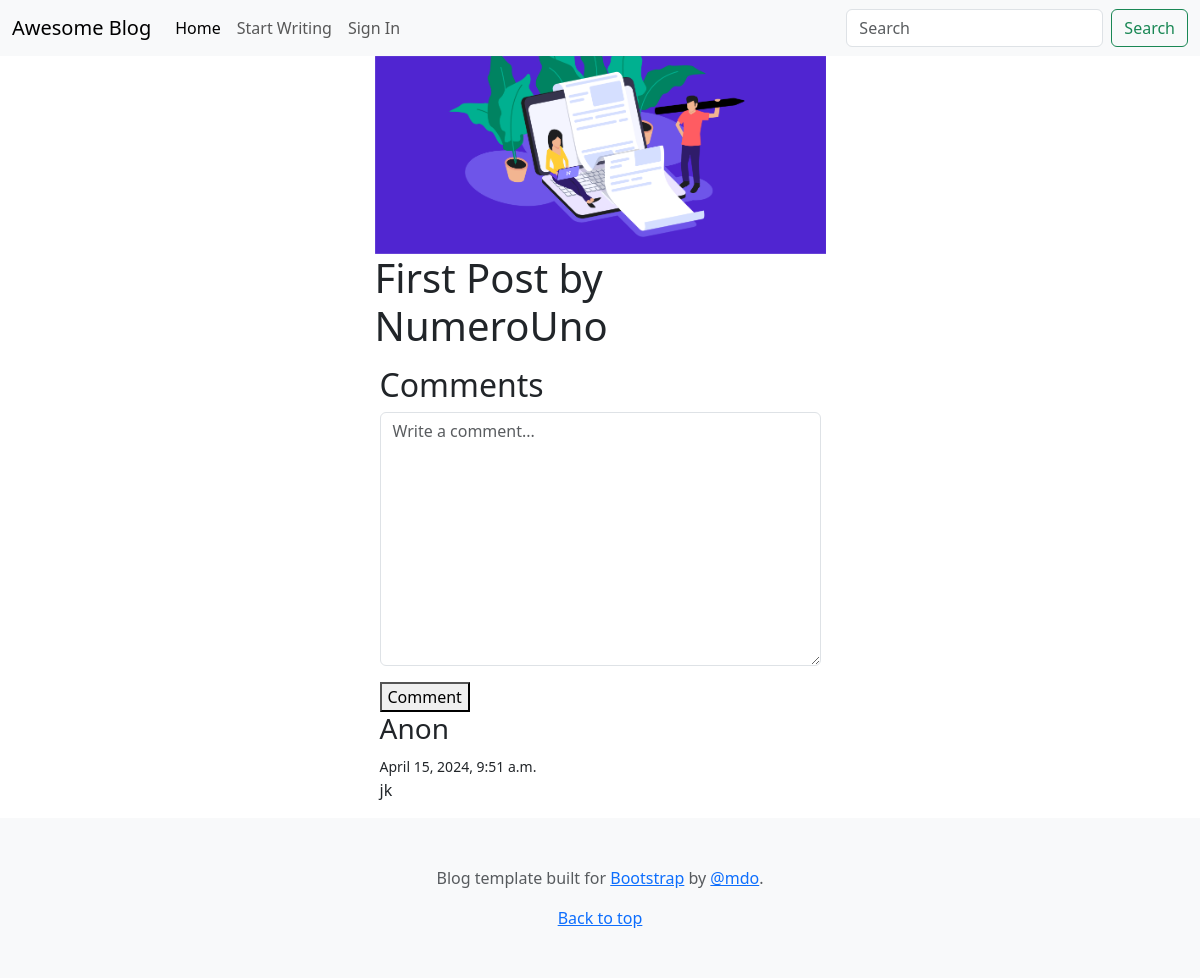
Before: /post/1/ with the older database file.
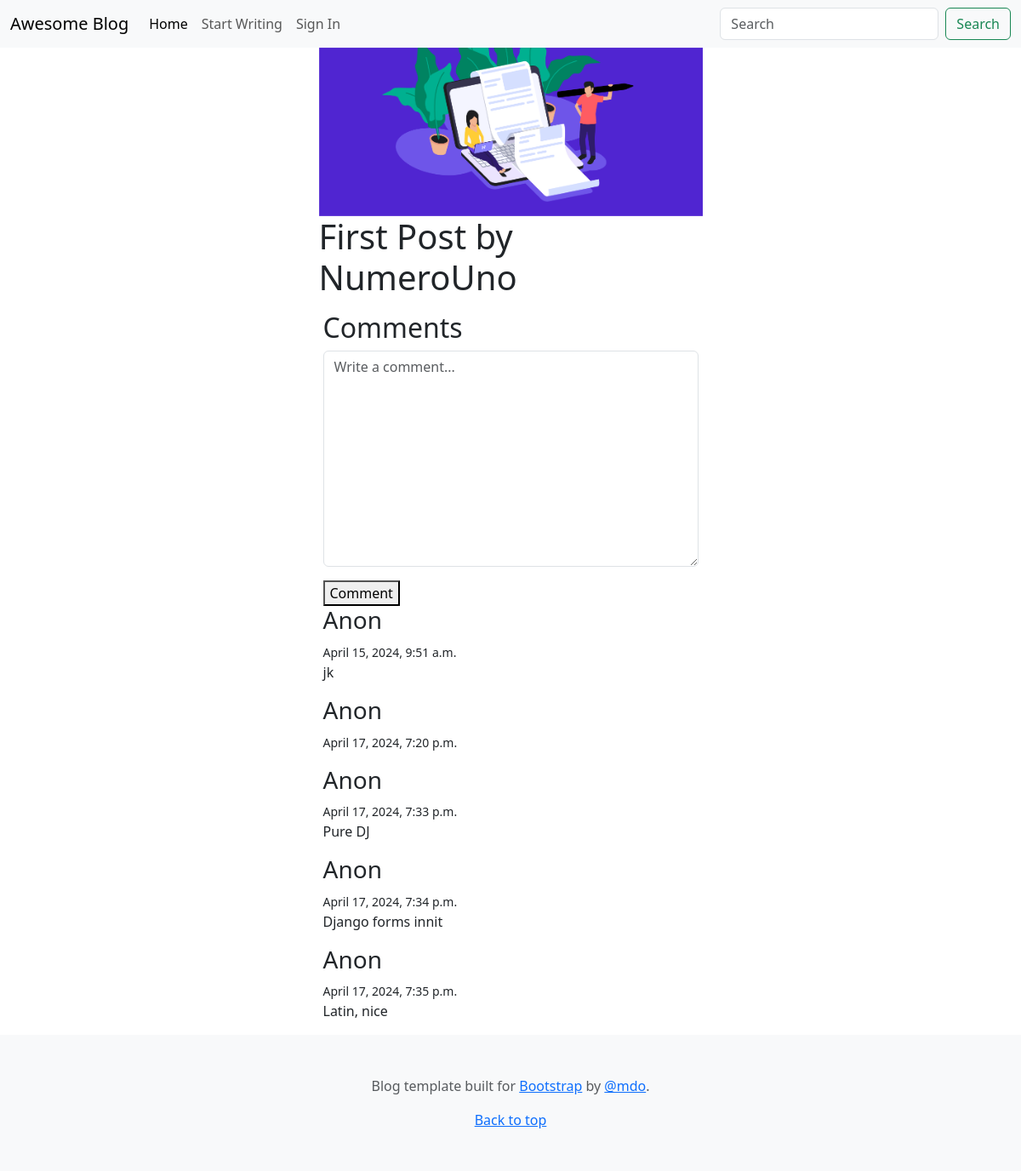
After: the same page with the newer database file.
### blog/models.py (models this page shows, shortened)
class BaseModel(models.Model):
    created_at = models.DateTimeField(auto_now_add=True)
    updated_at = models.DateTimeField(auto_now=True)
    class Meta:
        abstract = True

class Post(BaseModel, models.Model):
    CategoriesEnum = CategoriesEnum
    title = models.CharField(max_length=200, null=True, blank=True)
    quote = models.TextField(max_length=300, null=True, blank=True )
    content = tinymce_models.HTMLField()
    image = models.ImageField(upload_to='images/', default='images/how-to-write-a-blog-post.png')
    author = models.ForeignKey(User, on_delete=models.CASCADE, related_name='posts')
    category = models.CharField(max_length=2, choices=CategoriesEnum.choices, default=CategoriesEnum.UNCATEGORIZED)
    views = models.PositiveIntegerField(default=0)

class Comments(BaseModel, models.Model):
    content = models.TextField(max_length=300)
    article_post = models.ForeignKey(Post, on_delete=models.CASCADE, related_name='comments')

### blog/views.py (the view)
# urls.py: path('post/<int:pk>/', blog_views.post_detail, name='post_detail'),
def post_detail(request, pk):
    post = Post.objects.get(pk=pk)
    post.views += 1
    post.save()
    comments = post.comments.all()
    form = CommentsForm(article_post=post.id)
    return render(request, 'post_detail.html', {'post': post, 'comments': comments, 'form': form})

### blog/forms.py
class CommentsForm(forms.ModelForm):
  class Meta:
    model = Comments
    fields = ['article_post', 'content']
  def __init__(self, *args, **kwargs):
    article_post = kwargs.pop('article_post')
    article_post = Post.objects.get(pk=article_post)
    super(CommentsForm, self).__init__(*args, **kwargs)
    self.fields['article_post'].widget = forms.HiddenInput()
    self.fields['article_post'].required = True
    self.fields['article_post'].label = ''
    self.fields['content'].widget.attrs['placeholder'] = 'Write a comment...'
    self.fields['content'].label = ''

### blog/templates/post_detail.html (shortened to what this page needs)
{% extends 'base.html' %}
{% load crispy_forms_tags %}
{% block body %}
  <div class="row justify-content-center align-items-center">
    <div class="col-sm-5">
      <img src="{{ post.image.url }}" class="img-fluid" alt="{{ post.title }}">
      <h1>{{ post.title }} by {{ post.author }}</h1>
    </div>
    <div class="row justify-content-center align-items-center">
      <div class="col-sm-5">
        <h2>Comments</h2>
        <form method="POST"  action="/comment/" id="commentForm">
          {{ form|crispy}}
          <button type="submit">Comment</button>
        </form>
        {% for comment in comments %}
        {% if comment.author %}
          <h3>{{ comment.author }}</h3>
        {% else %}
          <h3>Anon</h3>
        {% endif %}
        <small>{{ comment.created_at }}</small>
          <p>{{ comment.content }}</p>
        {% endfor %}
      </div>
    </div>
  </div>
{% endblock %}

### blog/templates/base.html (shortened to what this page needs)
<!doctype html>
<html lang="en">
  <head>
    <link href="https://cdn.jsdelivr.net/npm/bootstrap@5.3.3/dist/css/bootstrap.min.css" rel="stylesheet">
  </head>
  <body>
    <nav class="navbar navbar-expand-lg bg-body-tertiary">
      <div class="container-fluid">
        <a class="navbar-brand" href="{% url '' %}">Awesome Blog</a>
        <div class="collapse navbar-collapse" id="navbarSupportedContent">
          <ul class="navbar-nav me-auto mb-2 mb-lg-0">
            <li class="nav-item">
              <a class="nav-link active" aria-current="page" href="{% url '' %}">Home</a>
            </li>
            {% if user.is_authenticated %}
            <li class="nav-item d-flex">
              <a class="nav-link" href="{% url 'create_post' %}">Publish</a>
            </li>
            <li class="nav-item d-flex">
              <a class="nav-link" href="{% url 'logout' %}">Log Out</a>
            </li>
            {% else %}
            <li class="nav-item d-flex">
              <a class="nav-link" href="{% url 'signup' %}">Start Writing</a>
            </li>
            <li class="nav-item d-flex">
              <a class="nav-link" href="{% url 'login' %}">Sign In</a>
            </li>
            {% endif %}
          </ul>
          <form class="d-flex" role="search">
            <input class="form-control me-2" type="search" placeholder="Search" aria-label="Search">
            <button class="btn btn-outline-success" type="submit">Search</button>
          </form>
        </div>
      </div>
    </nav>
    <div class="container container-lg">
      {% block body %}
      {% endblock %}
    </div>
    <footer class="py-5 text-center text-body-secondary bg-body-tertiary">
      <p>Blog template built for <a href="https://getbootstrap.com/">Bootstrap</a> by <a href="https://twitter.com/mdo">@mdo</a>.</p>
      <p class="mb-0">
        <a href="#">Back to top</a>
      </p>
    </footer>
  </body>
</html>

Changed rows visible on the page:
added Comments: created_at "April 17, 2024, 7:20 p.m."
added Comments: created_at "April 17, 2024, 7:33 p.m.", content "Pure DJ"
added Comments: created_at "April 17, 2024, 7:34 p.m.", content "Django forms innit"
added Comments: created_at "April 17, 2024, 7:35 p.m.", content "Latin, nice"
